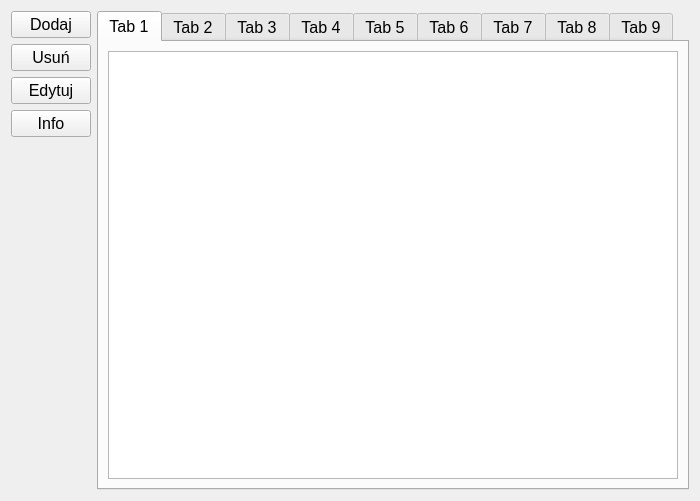
<?xml version="1.0" encoding="UTF-8"?>
<ui version="4.0">
 <class>Form</class>
 <widget class="QWidget" name="Form">
  <property name="geometry">
   <rect>
    <x>0</x>
    <y>0</y>
    <width>700</width>
    <height>501</height>
   </rect>
  </property>
  <property name="sizePolicy">
   <sizepolicy hsizetype="Minimum" vsizetype="Minimum">
    <horstretch>0</horstretch>
    <verstretch>0</verstretch>
   </sizepolicy>
  </property>
  <property name="windowTitle">
   <string>Form</string>
  </property>
  <layout class="QHBoxLayout" name="horizontalLayout_3">
   <item>
    <layout class="QVBoxLayout" name="verticalLayout_2">
     <property name="sizeConstraint">
      <enum>QLayout::SetMinimumSize</enum>
     </property>
     <item>
      <layout class="QHBoxLayout" name="horizontalLayout_2">
       <item>
        <layout class="QVBoxLayout" name="verticalLayout">
         <item>
          <widget class="QPushButton" name="pushButton_dodaj">
           <property name="font">
            <font>
             <pointsize>12</pointsize>
            </font>
           </property>
           <property name="text">
            <string>Dodaj</string>
           </property>
          </widget>
         </item>
         <item>
          <widget class="QPushButton" name="pushButton_usun">
           <property name="font">
            <font>
             <pointsize>12</pointsize>
            </font>
           </property>
           <property name="text">
            <string>Usuń</string>
           </property>
          </widget>
         </item>
         <item>
          <widget class="QPushButton" name="pushButton_edytuj">
           <property name="font">
            <font>
             <pointsize>12</pointsize>
            </font>
           </property>
           <property name="text">
            <string>Edytuj</string>
           </property>
          </widget>
         </item>
         <item>
          <widget class="QPushButton" name="pushButton_info">
           <property name="font">
            <font>
             <pointsize>12</pointsize>
            </font>
           </property>
           <property name="text">
            <string>Info</string>
           </property>
          </widget>
         </item>
         <item>
          <spacer name="verticalSpacer">
           <property name="orientation">
            <enum>Qt::Vertical</enum>
           </property>
           <property name="sizeHint" stdset="0">
            <size>
             <width>20</width>
             <height>40</height>
            </size>
           </property>
          </spacer>
         </item>
        </layout>
       </item>
      </layout>
     </item>
    </layout>
   </item>
   <item>
    <widget class="QTabWidget" name="tabWidget">
     <property name="font">
      <font>
       <pointsize>12</pointsize>
      </font>
     </property>
     <property name="currentIndex">
      <number>0</number>
     </property>
     <widget class="QWidget" name="tab_1">
      <attribute name="title">
       <string>Tab 1</string>
      </attribute>
      <layout class="QHBoxLayout" name="horizontalLayout_4">
       <item>
        <widget class="QTableWidget" name="tableWidget_1"/>
       </item>
      </layout>
     </widget>
     <widget class="QWidget" name="tab_2">
      <attribute name="title">
       <string>Tab 2</string>
      </attribute>
      <layout class="QHBoxLayout" name="horizontalLayout">
       <item>
        <widget class="QTableWidget" name="tableWidget_2"/>
       </item>
      </layout>
     </widget>
     <widget class="QWidget" name="tab_3">
      <attribute name="title">
       <string>Tab 3</string>
      </attribute>
      <layout class="QHBoxLayout" name="horizontalLayout_5">
       <item>
        <widget class="QTableWidget" name="tableWidget"/>
       </item>
      </layout>
     </widget>
     <widget class="QWidget" name="tab_4">
      <attribute name="title">
       <string>Tab 4</string>
      </attribute>
      <layout class="QHBoxLayout" name="horizontalLayout_6">
       <item>
        <widget class="QTableWidget" name="tableWidget_3"/>
       </item>
      </layout>
     </widget>
     <widget class="QWidget" name="tab_5">
      <attribute name="title">
       <string>Tab 5</string>
      </attribute>
      <layout class="QHBoxLayout" name="horizontalLayout_7">
       <item>
        <widget class="QTableWidget" name="tableWidget_4"/>
       </item>
      </layout>
     </widget>
     <widget class="QWidget" name="tab_6">
      <attribute name="title">
       <string>Tab 6</string>
      </attribute>
      <layout class="QHBoxLayout" name="horizontalLayout_8">
       <item>
        <widget class="QTableWidget" name="tableWidget_5"/>
       </item>
      </layout>
     </widget>
     <widget class="QWidget" name="tab_7">
      <attribute name="title">
       <string>Tab 7</string>
      </attribute>
      <layout class="QHBoxLayout" name="horizontalLayout_9">
       <item>
        <widget class="QTableWidget" name="tableWidget_6"/>
       </item>
      </layout>
     </widget>
     <widget class="QWidget" name="tab_8">
      <attribute name="title">
       <string>Tab 8</string>
      </attribute>
      <layout class="QHBoxLayout" name="horizontalLayout_10">
       <item>
        <widget class="QTableWidget" name="tableWidget_7"/>
       </item>
      </layout>
     </widget>
     <widget class="QWidget" name="tab_9">
      <attribute name="title">
       <string>Tab 9</string>
      </attribute>
      <layout class="QHBoxLayout" name="horizontalLayout_11">
       <item>
        <widget class="QTableWidget" name="tableWidget_8"/>
       </item>
      </layout>
     </widget>
    </widget>
   </item>
  </layout>
 </widget>
 <resources/>
 <connections/>
</ui>
